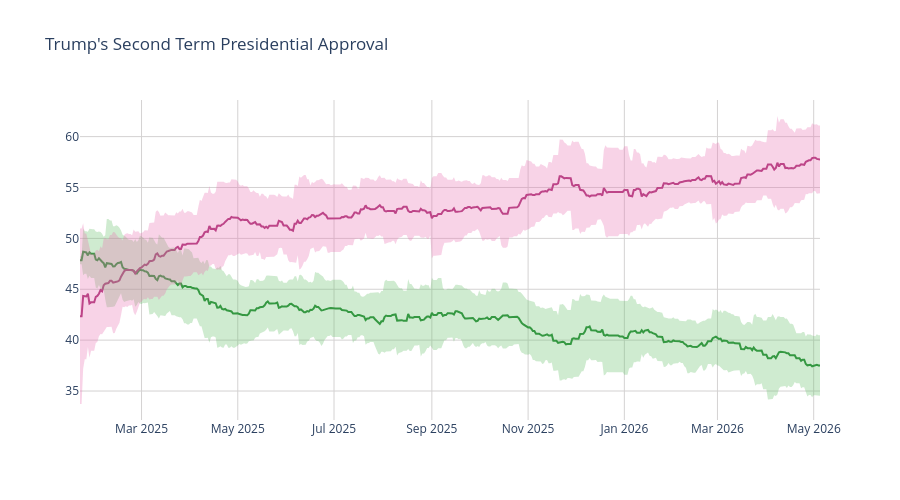

Notebook cell for this chart:
### Code cell
disappr_ci_hex = "#e86eaf"
appr_ci_hex = "#60be65"
disappr_ci_rgba = "rgba(232, 110, 175, 0.3)"
appr_ci_rgba = "rgba(96, 190, 101, 0.3)"
grid_col = "#d4d2d2"


# Approve
fig = go.Figure(go.Scatter(
    x=pres['end_date'],
    y=pres['approve'],
    hovertemplate="%{y:.2f}%",
    name="<b>Approve</b>",
    line=dict(color="#228833"),
    showlegend=False
))

# Disapprove
fig.add_trace(go.Scatter(
    x=pres['end_date'],
    y=pres['disapprove'],
    hovertemplate="%{y:.2f}%",
    name="<b>Disapprove</b>",
    line=dict(color="#aa3377"),
    showlegend=False
    )
)

# Approve CI
fig.add_traces([

    # Upper bound
    go.Scatter(
        x=pres['end_date'],
        y=pres['approve_upper_ci'],
        marker=dict(color=appr_ci_hex),
        line=dict(width=0),
        mode='lines',
        showlegend=False,
        hoverinfo="skip"
    ),

    # Lower bound
    go.Scatter(
        x=pres['end_date'],
        y=pres['approve_lower_ci'],
        marker=dict(color=appr_ci_hex),
        line=dict(width=0),
        mode='lines',
        fillcolor=appr_ci_rgba,
        fill="tonexty",
        showlegend=False,
        hoverinfo="skip"
    )
])

# Disapprove CI
fig.add_traces([

    # Upper bound
    go.Scatter(
        x=pres['end_date'],
        y=pres['disapprove_upper_ci'],
        marker=dict(color=disappr_ci_hex),
        line=dict(width=0),
        mode='lines',
        showlegend=False,
        hoverinfo="skip"
    ),

    # Lower bound
    go.Scatter(
        x=pres['end_date'],
        y=pres['disapprove_lower_ci'],
        marker=dict(color=disappr_ci_hex),
        line=dict(width=0),
        mode='lines',
        fillcolor=disappr_ci_rgba,
        fill="tonexty",
        showlegend=False,
        hoverinfo="skip"
    )
])

fig.update_layout(
    title=dict(text="Trump's Second Term Presidential Approval"),
    hovermode="x"
)

fig.update_xaxes(gridcolor=grid_col)
fig.update_yaxes(gridcolor=grid_col)

fig.update_layout(hovermode="x", hoverlabel_align="right", plot_bgcolor="rgba(0, 0, 0, 0)", height=500)
fig.show()

### Figure 1 — Plotly figure (JSON) as saved in the notebook; plotly's stock layout.template omitted (floating-point values rounded to 4 significant figures; data arrays with more than 128 entries replaced by an {"elided": "..."} marker saying what was removed)
{"data": [{"hovertemplate": "%{y:.2f}%", "line": {"color": "#228833"}, "name": "<b>Approve</b>", "showlegend": false, "type": "scatter", "x": {"elided": "470 str values"}, "y": {"elided": "470 float values"}}, {"hovertemplate": "%{y:.2f}%", "line": {"color": "#aa3377"}, "name": "<b>Disapprove</b>", "showlegend": false, "type": "scatter", "x": {"elided": "470 str values"}, "y": {"elided": "470 float values"}}, {"hoverinfo": "skip", "line": {"width": 0}, "marker": {"color": "#60be65"}, "mode": "lines", "showlegend": false, "type": "scatter", "x": {"elided": "470 str values"}, "y": {"elided": "470 float values"}}, {"fill": "tonexty", "fillcolor": "rgba(96, 190, 101, 0.3)", "hoverinfo": "skip", "line": {"width": 0}, "marker": {"color": "#60be65"}, "mode": "lines", "showlegend": false, "type": "scatter", "x": {"elided": "470 str values"}, "y": {"elided": "470 float values"}}, {"hoverinfo": "skip", "line": {"width": 0}, "marker": {"color": "#e86eaf"}, "mode": "lines", "showlegend": false, "type": "scatter", "x": {"elided": "470 str values"}, "y": {"elided": "470 float values"}}, {"fill": "tonexty", "fillcolor": "rgba(232, 110, 175, 0.3)", "hoverinfo": "skip", "line": {"width": 0}, "marker": {"color": "#e86eaf"}, "mode": "lines", "showlegend": false, "type": "scatter", "x": {"elided": "470 str values"}, "y": {"elided": "470 float values"}}], "layout": {"height": 500, "hoverlabel": {"align": "right"}, "hovermode": "x", "plot_bgcolor": "rgba(0, 0, 0, 0)", "title": {"text": "Trump's Second Term Presidential Approval"}, "xaxis": {"gridcolor": "#d4d2d2"}, "yaxis": {"gridcolor": "#d4d2d2"}}}
